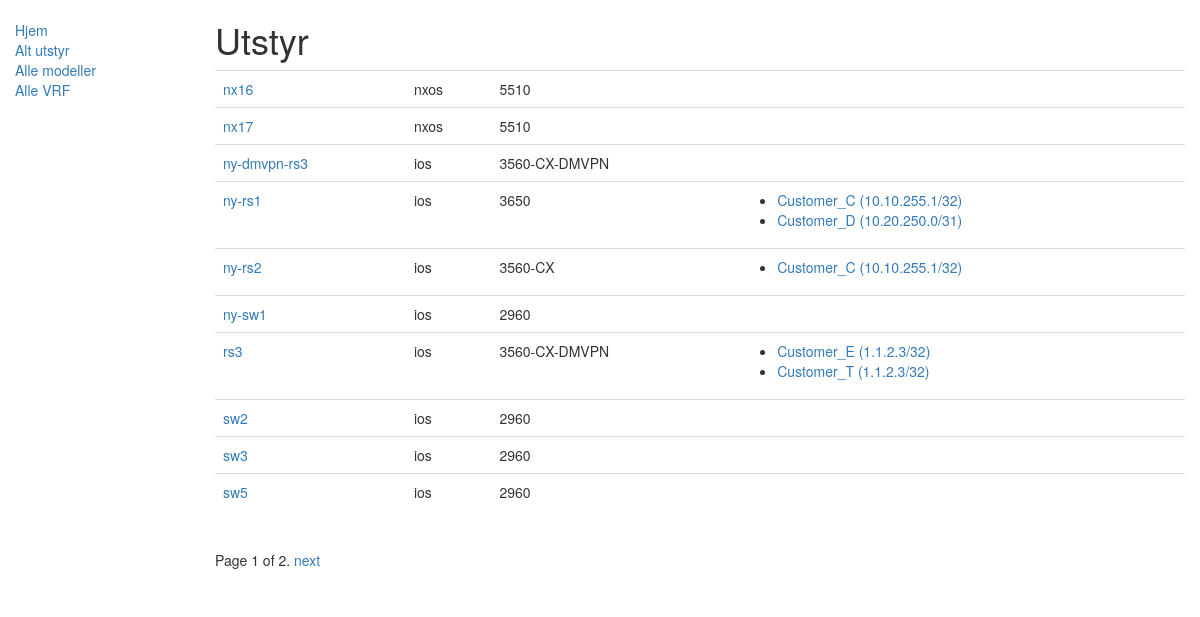
Page /prov/equipment on the committed database.
### prov/models.py (models this page shows, shortened)
class Equipment(models.Model):
    name = models.CharField(max_length=200, help_text="Enter name of the equipment")
    playbook = models.ForeignKey('Playbook', on_delete=models.SET_NULL, null=True)
    inventory = models.ForeignKey('Inventory', on_delete=models.SET_NULL, null=True)
    os = models.ForeignKey('Os', on_delete=models.SET_NULL, null=True)
    equip_model = models.ForeignKey('Emodel', on_delete=models.SET_NULL, null=True)
    def get_absolute_url(self):
        return reverse('equipment-detail', kwargs={'slug': self.name, 'pk':str(self.id)})
    class Meta:
        ordering = ['name']

class Os(models.Model):
    name = models.CharField(max_length=200, help_text="Enter name of the Operating System")
    def __str__(self):
        return self.name

class Emodel(models.Model):
    name = models.CharField(max_length=200, help_text="Enter name of the model")
    def __str__(self):
        return self.name

class Vrf(models.Model):
    name = models.CharField(max_length=200, help_text="Enter name of the vrf")
    equipment = models.ForeignKey('Equipment', on_delete=models.CASCADE, null=True, help_text="Equip VRF is connected to")
    loopback = models.CharField(max_length=200, help_text="Enter loopback addr, eg 1.1.1.1/32")
    linknet = models.CharField(max_length=200, help_text="Enter linknet addr, eg 1.1.1.1/31")
    def get_absolute_url(self):
        return reverse('vrf-detail', args=[str(self.id)])
    class Meta:
        ordering = ['name']

### prov/views.py (the view)
# urls.py: path('equipment', views.EquipmentListView.as_view(), name='equipment'),
class EquipmentListView(generic.ListView):
    model = Equipment
    paginate_by = 10

### prov/templates/prov/equipment_list.html
{% extends "base_generic.html" %}
{% block content %}
    <h1>Utstyr</h1>
    {% if equipment_list %}
        <table class="table">
          {% for equipment in equipment_list %}
          <tr>
            <td>
               <a href="{{ equipment.get_absolute_url }}">{{ equipment.name }}</a>
            </td>
          <td>
              {{ equipment.os }}
          </td>
          <td>
             {{equipment.equip_model}}
          </td>
          <td>
          <ul>
           {% for vrf in equipment.vrf_set.all %}
              <li> <a href="{{ vrf.get_absolute_url }}">{{ vrf.name }} ({{ vrf.loopback }})</a></li>
           {% endfor %}
          </ul>
          </td>
          </tr>
          {% endfor %}
        </table>
    {% else %}
      <p>There are no equipment in the database.</p>
    {% endif %}
{% endblock %}

### rows in the picture
Equipment: name "nx16", os "nxos", equip_model "5510"
Equipment: name "nx17", os "nxos", equip_model "5510"
Equipment: name "ny-dmvpn-rs3", os "ios", equip_model "3560-CX-DMVPN"
Equipment: name "ny-rs1", os "ios", equip_model "3650"
Vrf: name "Customer_C", loopback "10.10.255.1/32"
Vrf: name "Customer_D", loopback "10.20.250.0/31"
Equipment: name "ny-rs2", os "ios", equip_model "3560-CX"
Vrf: name "Customer_C", loopback "10.10.255.1/32"
Equipment: name "ny-sw1", os "ios", equip_model "2960"
Equipment: name "rs3", os "ios", equip_model "3560-CX-DMVPN"
Vrf: name "Customer_E", loopback "1.1.2.3/32"
Vrf: name "Customer_T", loopback "1.1.2.3/32"
Equipment: name "sw2", os "ios", equip_model "2960"
Equipment: name "sw3", os "ios", equip_model "2960"
Equipment: name "sw5", os "ios", equip_model "2960"

### other values in the picture
{{ page_obj.number }} "1"
{{ page_obj.paginator.num_pages }} "2"
